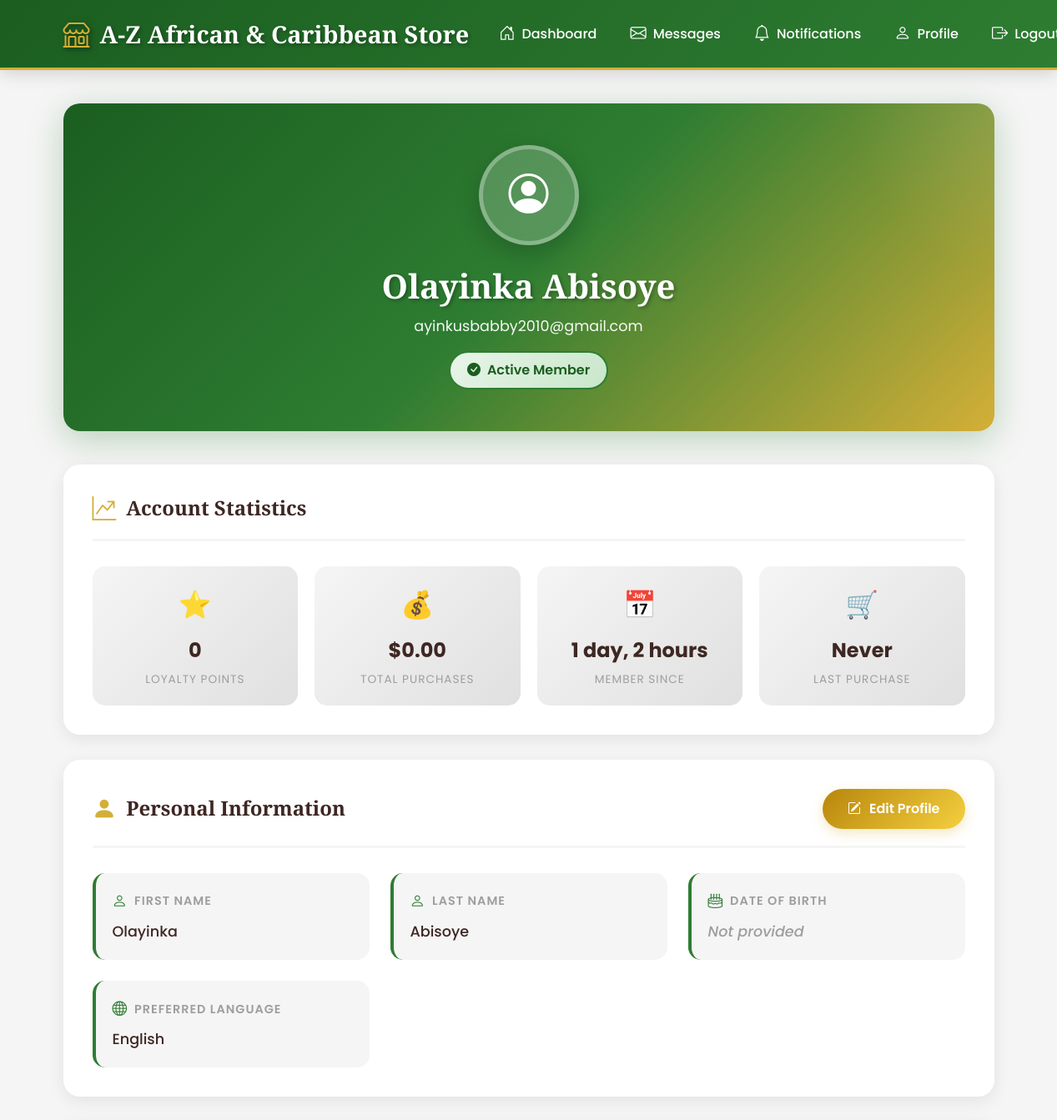
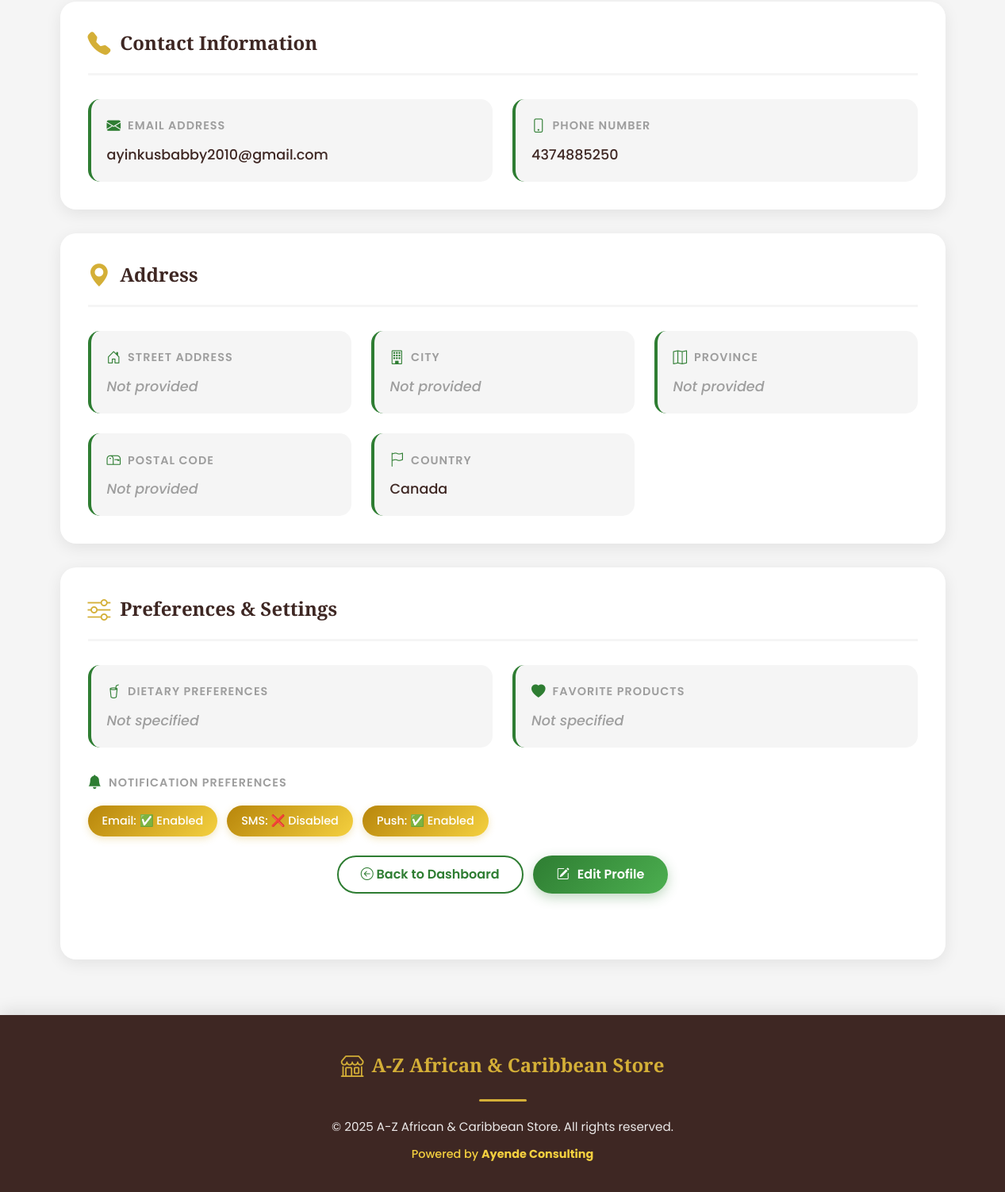
Page /dashboard/profile/ (signed in) on the committed database (2 pictures, top to bottom).
### customers/models.py (models this page shows, shortened)
class Customer(AbstractUser):
    LANGUAGE_CHOICES = [
        ('en', 'English'),
        ('fr', 'French'),
    ]
    email = models.EmailField(unique=True)
    username = models.CharField(max_length=150, blank=True)
    phone = models.CharField(max_length=20, blank=True)
    date_of_birth = models.DateField(null=True, blank=True)
    street_address = models.CharField(max_length=255, blank=True)
    city = models.CharField(max_length=100, blank=True)
    province = models.CharField(max_length=100, blank=True)
    postal_code = models.CharField(max_length=20, blank=True)
    country = models.CharField(max_length=100, default='Canada')
    preferred_language = models.CharField(max_length=2, choices=LANGUAGE_CHOICES, default='en')
    dietary_preferences = models.TextField(blank=True)
    favorite_products = models.TextField(blank=True)
    loyalty_points = models.IntegerField(default=0)
    total_purchases = models.DecimalField(max_digits=10, decimal_places=2, default=0.00)
    last_purchase_date = models.DateField(null=True, blank=True)
    email_notifications = models.BooleanField(default=False)
    sms_notifications = models.BooleanField(default=False)
    push_notifications = models.BooleanField(default=False)
    created_at = models.DateTimeField(auto_now_add=True)
    updated_at = models.DateTimeField(auto_now=True)
    objects = CustomerManager()
    USERNAME_FIELD = 'email'
    REQUIRED_FIELDS = ['first_name', 'last_name']
    class Meta:
        ordering = ['-created_at']
        verbose_name = 'Customer'
        verbose_name_plural = 'Customers'

### dashboard/views.py (the view)
# urls.py: path('profile/', views.profile_view, name='profile'),  # ADD THIS LINE
@customer_only
def profile_view(request):
    customer = request.user
    context = {
        'customer': customer,
    }
    return render(request, 'dashboard/profile.html', context)

### templates/dashboard/profile.html (shortened to what this page needs)
{% extends 'dashboard/base.html' %}
{% block content %}
<div class="profile-header animate-left">
    <div class="profile-avatar">
        <i class="bi bi-person-circle"></i>
    </div>
    <h1 class="text-center">{{ customer.first_name }} {{ customer.last_name }}</h1>
    <p class="text-center">{{ customer.email }}</p>
    <div class="text-center mt-3">
        <span class="badge-status badge-active">
            <i class="bi bi-check-circle-fill"></i> Active Member
        </span>
    </div>
</div>
<div class="profile-section animate-left" style="animation-delay: 0.1s;">
    <div class="section-header">
        <h2 class="section-title">
            <i class="bi bi-graph-up-arrow"></i>
            Account Statistics
        </h2>
    </div>
    <div class="stats-mini-grid">
        <div class="mini-stat">
            <div class="mini-stat-icon">⭐</div>
            <div class="mini-stat-value">{{ customer.loyalty_points|default:0 }}</div>
            <div class="mini-stat-label">Loyalty Points</div>
        </div>
        <div class="mini-stat">
            <div class="mini-stat-icon">💰</div>
            <div class="mini-stat-value">${{ customer.total_purchases|default:"0.00" }}</div>
            <div class="mini-stat-label">Total Purchases</div>
        </div>
        <div class="mini-stat">
            <div class="mini-stat-icon">📅</div>
            <div class="mini-stat-value">{{ customer.created_at|timesince }}</div>
            <div class="mini-stat-label">Member Since</div>
        </div>
        <div class="mini-stat">
            <div class="mini-stat-icon">🛒</div>
            <div class="mini-stat-value">
                {% if customer.last_purchase_date %}
                    {{ customer.last_purchase_date|timesince }}
                {% else %}
                    Never
                {% endif %}
            </div>
            <div class="mini-stat-label">Last Purchase</div>
        </div>
    </div>
</div>
<div class="profile-section animate-left" style="animation-delay: 0.2s;">
    <div class="section-header">
        <h2 class="section-title">
            <i class="bi bi-person-fill"></i>
            Personal Information
        </h2>
        <a href="{% url 'dashboard:profile_edit' %}" class="btn btn-gold-custom">
            <i class="bi bi-pencil-square"></i> Edit Profile
        </a>
    </div>
    <div class="info-grid">
        <div class="info-item">
            <div class="info-label">
                <i class="bi bi-person"></i> First Name
            </div>
            <div class="info-value">{{ customer.first_name }}</div>
        </div>
        <div class="info-item">
            <div class="info-label">
                <i class="bi bi-person"></i> Last Name
            </div>
            <div class="info-value">{{ customer.last_name }}</div>
        </div>
        <div class="info-item">
            <div class="info-label">
                <i class="bi bi-cake2"></i> Date of Birth
            </div>
            <div class="info-value {% if not customer.date_of_birth %}empty{% endif %}">
                {{ customer.date_of_birth|date:"F d, Y"|default:"Not provided" }}
            </div>
        </div>
        <div class="info-item">
            <div class="info-label">
                <i class="bi bi-globe"></i> Preferred Language
            </div>
            <div class="info-value">{{ customer.get_preferred_language_display|default:"English" }}</div>
        </div>
    </div>
</div>
<div class="profile-section animate-left" style="animation-delay: 0.3s;">
    <div class="section-header">
        <h2 class="section-title">
            <i class="bi bi-telephone-fill"></i>
            Contact Information
        </h2>
    </div>
    <div class="info-grid">
        <div class="info-item">
            <div class="info-label">
                <i class="bi bi-envelope-fill"></i> Email Address
            </div>
            <div class="info-value">{{ customer.email }}</div>
        </div>
        <div class="info-item">
            <div class="info-label">
                <i class="bi bi-phone"></i> Phone Number
            </div>
            <div class="info-value {% if not customer.phone %}empty{% endif %}">
                {{ customer.phone|default:"Not provided" }}
            </div>
        </div>
    </div>
</div>
<div class="profile-section animate-left" style="animation-delay: 0.4s;">
    <div class="section-header">
        <h2 class="section-title">
            <i class="bi bi-geo-alt-fill"></i>
            Address
        </h2>
    </div>
    <div class="info-grid">
        <div class="info-item">
            <div class="info-label">
                <i class="bi bi-house-door"></i> Street Address
            </div>
            <div class="info-value {% if not customer.street_address %}empty{% endif %}">
                {{ customer.street_address|default:"Not provided" }}
            </div>
        </div>
        <div class="info-item">
            <div class="info-label">
                <i class="bi bi-building"></i> City
            </div>
            <div class="info-value {% if not customer.city %}empty{% endif %}">
                {{ customer.city|default:"Not provided" }}
            </div>
        </div>
        <div class="info-item">
            <div class="info-label">
                <i class="bi bi-map"></i> Province
            </div>
            <div class="info-value {% if not customer.province %}empty{% endif %}">
                {{ customer.province|default:"Not provided" }}
            </div>
        </div>
        <div class="info-item">
            <div class="info-label">
                <i class="bi bi-mailbox"></i> Postal Code
            </div>
            <div class="info-value {% if not customer.postal_code %}empty{% endif %}">
                {{ customer.postal_code|default:"Not provided" }}
            </div>
        </div>
        <div class="info-item">
            <div class="info-label">
                <i class="bi bi-flag"></i> Country
            </div>
            <div class="info-value">{{ customer.country|default:"Canada" }}</div>
        </div>
    </div>
</div>
<div class="profile-section animate-left" style="animation-delay: 0.5s;">
    <div class="section-header">
        <h2 class="section-title">
            <i class="bi bi-sliders"></i>
            Preferences & Settings
        </h2>
    </div>
    <div class="info-grid">
        <div class="info-item">
            <div class="info-label">
                <i class="bi bi-cup-straw"></i> Dietary Preferences
            </div>
            <div class="info-value {% if not customer.dietary_preferences %}empty{% endif %}">
                {{ customer.dietary_preferences|default:"Not specified" }}
            </div>
        </div>
        <div class="info-item">
            <div class="info-label">
                <i class="bi bi-heart-fill"></i> Favorite Products
            </div>
            <div class="info-value {% if not customer.favorite_products %}empty{% endif %}">
                {{ customer.favorite_products|default:"Not specified" }}
            </div>
        </div>
    </div>
   <div style="margin-top: 30px;">
    <div class="info-label" style="margin-bottom: 15px;">
        <i class="bi bi-bell-fill"></i> Notification Preferences
    </div>
    <div class="preferences-list">
        <span class="preference-badge">
            Email: {% if customer.email_notifications %}✅ Enabled{% else %}❌ Disabled{% endif %}
        </span>
        <span class="preference-badge">
            SMS: {% if customer.sms_notifications %}✅ Enabled{% else %}❌ Disabled{% endif %}
        </span>
        <span class="preference-badge">
            Push: {% if customer.push_notifications %}✅ Enabled{% else %}❌ Disabled{% endif %}
        </span>
    </div>
</div>
<div class="text-center mt-4 mb-5">
    <a href="{% url 'dashboard:home' %}" class="btn btn-outline-custom me-2">
        <i class="bi bi-arrow-left-circle"></i> Back to Dashboard
    </a>
    <a href="{% url 'dashboard:profile_edit' %}" class="btn btn-primary-custom">
        <i class="bi bi-pencil-square"></i> Edit Profile
    </a>
</div>
{% endblock %}

### templates/dashboard/base.html (shortened to what this page needs)
{% load static %}
<!DOCTYPE html>
<html lang="en">
<head>
    <link href="https://cdn.jsdelivr.net/npm/bootstrap@5.3.0/dist/css/bootstrap.min.css" rel="stylesheet">
    <link rel="stylesheet" href="https://cdn.jsdelivr.net/npm/bootstrap-icons@1.11.0/font/bootstrap-icons.css">
</head>
<body>
    <nav class="navbar navbar-expand-lg main-navbar">
        <div class="container">
            <a class="navbar-brand" href="{% url 'dashboard:home' %}">
                <i class="bi bi-shop"></i>
                <span>A-Z African & Caribbean Store</span>
            </a>
            <div class="collapse navbar-collapse" id="navbarNav">
                <ul class="navbar-nav ms-auto">
                    {% if user.is_authenticated %}
                        <li class="nav-item">
                            <a class="nav-link {% if request.resolver_match.url_name == 'home' %}active{% endif %}" href="{% url 'dashboard:home' %}">
                                <i class="bi bi-house-door"></i>
                                <span>Dashboard</span>
                            </a>
                        </li>
                        <li class="nav-item">
                            <a class="nav-link {% if request.resolver_match.url_name == 'messages' %}active{% endif %}" href="#">
                                <i class="bi bi-envelope"></i>
                                <span>Messages</span>
                            </a>
                        </li>
                        <li class="nav-item">
                            <a class="nav-link {% if request.resolver_match.url_name == 'notifications' %}active{% endif %}" href="{% url 'dashboard:notifications' %}">
                                <i class="bi bi-bell"></i>
                                <span>Notifications</span>
                            </a>
                        </li>
                        <li class="nav-item">
                            <a class="nav-link {% if request.resolver_match.url_name == 'profile_view' %}active{% endif %}" href="{% url 'dashboard:profile' %}">
                                <i class="bi bi-person"></i>
                                <span>Profile</span>
                            </a>
                        </li>
                        <li class="nav-item">
                            <a class="nav-link" href="{% url 'dashboard:logout' %}">
                                <i class="bi bi-box-arrow-right"></i>
                                <span>Logout</span>
                            </a>
                        </li>
                    {% endif %}
                </ul>
            </div>
        </div>
    </nav>
    <main class="main-content">
        <div class="container">
            {% block content %}{% endblock %}
        </div>
    </main>
    <footer class="main-footer">
        <div class="container">
            <div class="footer-content">
                <div class="footer-brand">
                    <i class="bi bi-shop"></i>
                    <span>A-Z African & Caribbean Store</span>
                </div>
                <div class="footer-divider"></div>
                <p class="footer-text">
                    &copy; {{ current_year|default:"2025" }} A-Z African & Caribbean Store. All rights reserved.
                </p>
                <p class="footer-powered">
                    Powered by <strong>Ayende Consulting</strong>
                </p>
            </div>
        </div>
    </footer>
</body>
</html>

### rows in the picture
Customer: first_name "Olayinka", last_name "Abisoye", email "ayinkusbabby2010@gmail.com", loyalty_points "0", total_purchases "0.00", created_at "1 day, 2 hours", date_of_birth "Not provided", preferred_language "English", phone "4374885250", street_address "Not provided", city "Not provided", province "Not provided", postal_code "Not provided", country "Canada", dietary_preferences "Not specified", favorite_products "Not specified"

### other values in the picture
{{ current_year|default:"2025" }} "2025"
